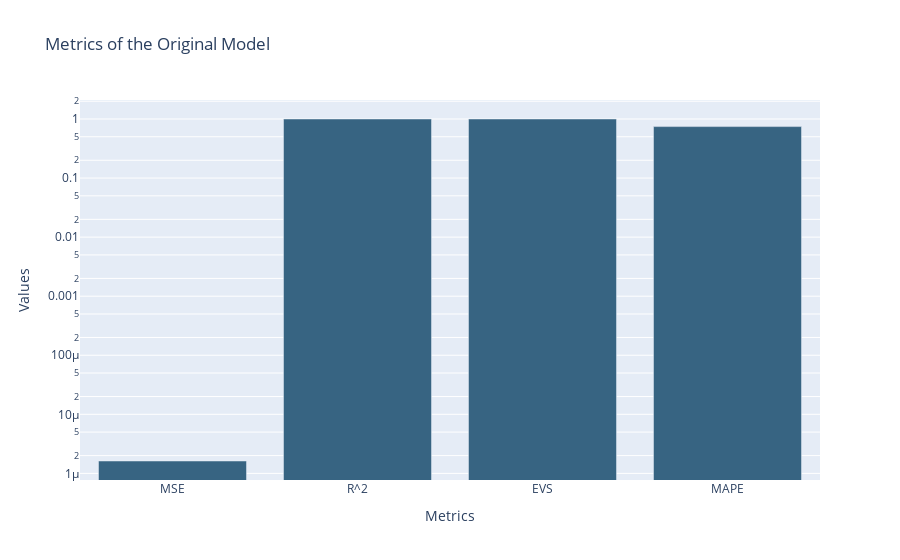

Write notebook code for a chart like this one.
### Markdown cell above
### Creating visualization for the default/original model

### Code cell
# Error Metrics Visualization
metrics = ['MSE', 'R^2', 'EVS', 'MAPE']
values = [mse, r2, evs, mape]


# Create a bar graph
fig = go.Figure()

fig.add_trace(go.Bar(
    x=metrics,
    y=values,
    marker=dict(color='rgb(55, 100, 130)'),
    name='Model Metrics'
))

# Customize layout
fig.update_layout(
    title='Metrics of the Original Model',
    xaxis=dict(title='Metrics'),
    yaxis=dict(
        title='Values',
        type='log',
    ),
    showlegend=False
)

fig.show()

### Figure 1 — Plotly figure (JSON) as saved in the notebook; plotly's stock layout.template omitted (floating-point values rounded to 4 significant figures)
{"data": [{"marker": {"color": "rgb(55, 100, 130)"}, "name": "Model Metrics", "type": "bar", "x": ["MSE", "R^2", "EVS", "MAPE"], "y": [1.621e-06, 1.0, 1.0, 0.7435]}], "layout": {"showlegend": false, "title": {"text": "Metrics of the Original Model"}, "xaxis": {"title": {"text": "Metrics"}}, "yaxis": {"title": {"text": "Values"}, "type": "log"}}}
